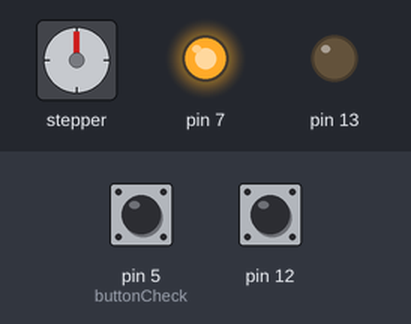
Recording of a sketch running on a simulated Arduino Uno, built with avr-gcc and run on an emulated ATmega328P. On the bench: stepper motor, output pins drawn as LEDs (lit = HIGH). Wiring (inferred from the names in the program): stepper motor driver (200 steps per turn assumed): step pin 4; direction pin 3. Dashed ring = blinking. The inputs (shaded band) are chosen by the test bench; at power-on: pin 5 (buttonCheck) HIGH, pin 12 HIGH. Pins used as bus, display or sensor lines are not drawn; what the sketch prints to the serial monitor is not drawn.

Above: at 1.2 s.
1.3 s: pin 5 (buttonCheck) pulled LOW for 0.15 s
At 1.4 s:
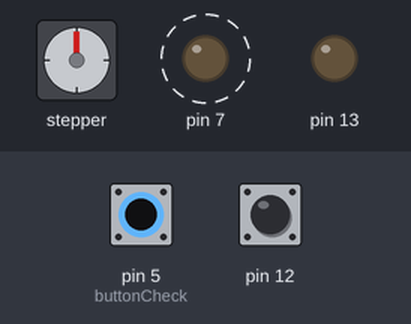
4.3 s: pin 12 pulled LOW for 3.2 s
At 5.8 s:
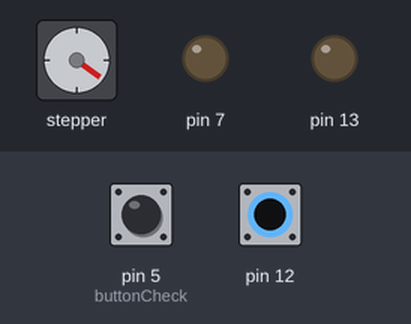
9.0 s: pin 5 (buttonCheck) pulled LOW for 1 s
At 9.3 s:
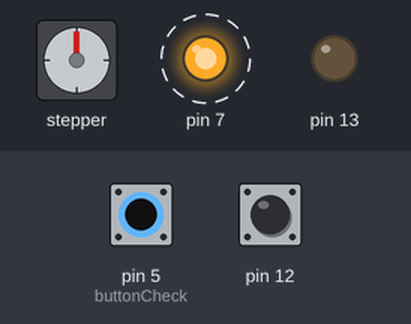
12.0 s: pin 5 (buttonCheck) pulled LOW for 3.2 s
16.7 s: pin 5 (buttonCheck) driven LOW and pin 12 driven LOW
At 18.1 s:
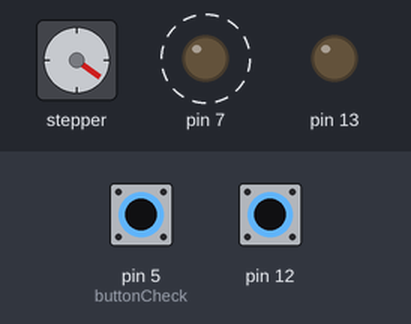
19.7 s: pin 12 driven HIGH
At 20.14 s:
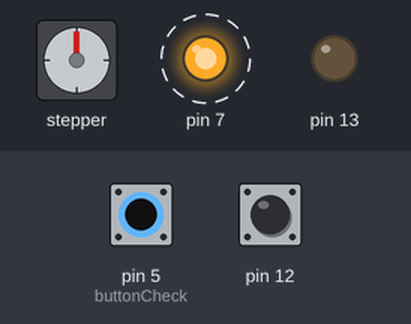
Timing chart, 0 to 23.7 s (numbered marks = the images above; inputs shaded):
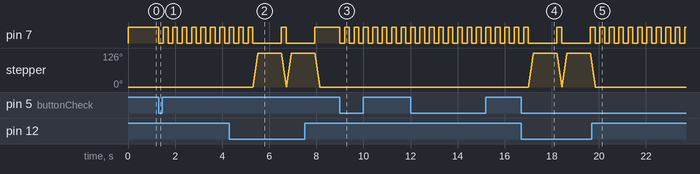

The sketch:

face_unlock_w_light_stepper_little_driver.ino
```cpp
#include <SPI.h>

const int stepPin = 4;
const int dirPin = 3;

void setup()
{
  Serial.begin(9600);
  pinMode(12, INPUT_PULLUP);
  pinMode(13, OUTPUT);
  pinMode(7, OUTPUT);
  pinMode(5, INPUT_PULLUP);
  pinMode(stepPin, OUTPUT);
  pinMode(dirPin, OUTPUT);
  digitalWrite(7, HIGH);
}

int s;
void loop()
{
  if (digitalRead(12) == LOW || Serial.read()=='s')
    {
      Serial.println("pp");
      digitalWrite(7, LOW);
      digitalWrite(dirPin, HIGH);
      for(int x = 0; x < 70; x++){
        digitalWrite(stepPin, HIGH);
        delayMicroseconds(1500);
        digitalWrite(stepPin, LOW);
        delayMicroseconds(1500);
      }
      delay(1000);
      digitalWrite(7, HIGH);
      digitalWrite(dirPin, LOW);
      for(int x = 0; x < 70; x++){
        digitalWrite(stepPin, HIGH);
        delayMicroseconds(1500);
        digitalWrite(stepPin, LOW);
        delayMicroseconds(1500);
      }
      serialFlush();
    }
    else
    {
      buttonCheck();
    }
}
void buttonCheck(){
  if (digitalRead(5) == LOW)
  {
    Serial.print("d");
    //digitalWrite(7,LOW);
    for (int t = 0; t < 10; t++)
    {
      digitalWrite(7, LOW);
      delay(200);
      digitalWrite(7, HIGH);
      delay(200);
    }
  }
  else
  {
    //digitalWrite(7,HIGH);
  }
}
void serialFlush() {
  while (Serial.available() > 0) {
    char t = Serial.read();
  }
}
```

Measured:
- after the input at 1.3 s, pin 7: alternates HIGH for 0.20 s and LOW for 0.20 s, starting at once
- after the input at 4.3 s, stepper: turns 126° clockwise in 0.21 s, then 125° counter-clockwise in 0.21 s, then 125° clockwise in 0.19 s, then 126° counter-clockwise in 0.21 s
- after the input at 9.0 s, pin 7: alternates HIGH for 0.20 s and LOW for 0.20 s, starting at once
- after the input at 16.7 s, stepper: turns 126° clockwise in 0.21 s, then 125° counter-clockwise in 0.21 s, then 125° clockwise in 0.19 s, then 40° counter-clockwise in 0.06 s
- after the input at 19.7 s, pin 7: alternates HIGH for 0.20 s and LOW for 0.20 s, starting after 0.34 s; stepper: goes on until 19.8 s, then stays 0°
